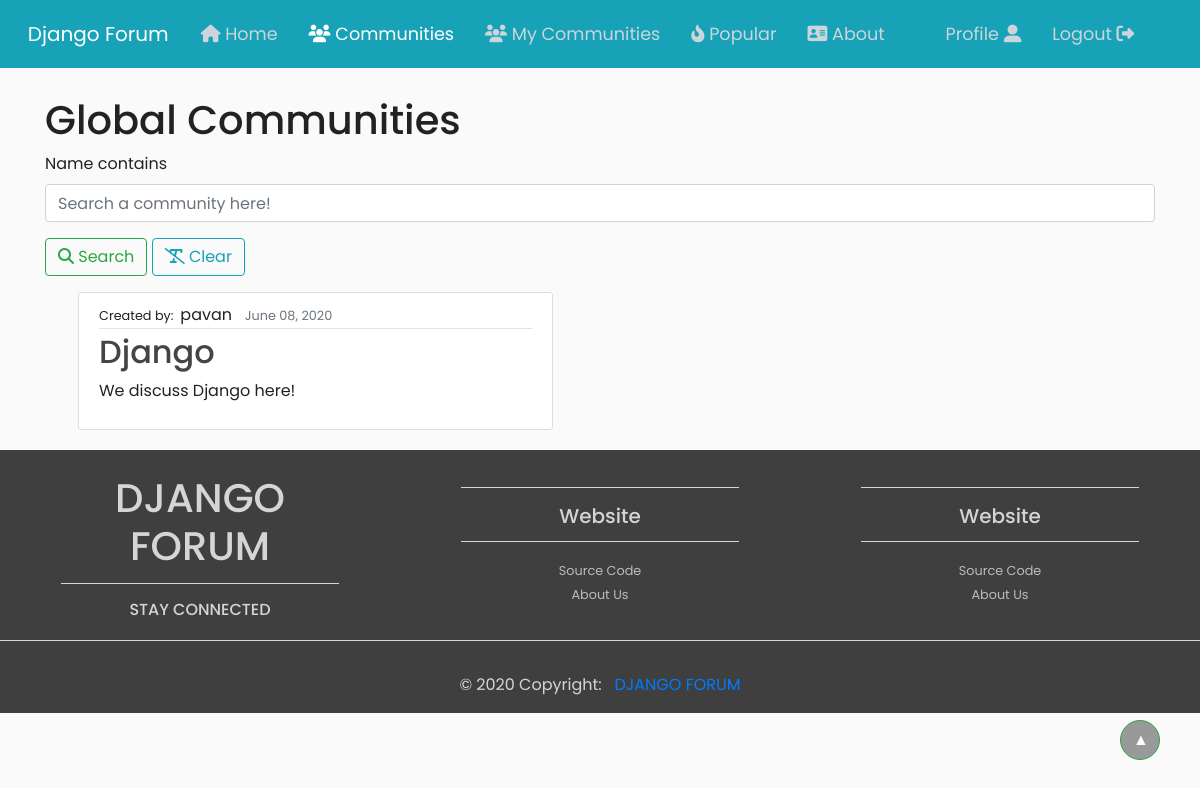
The app's page /community/ (signed in) with its own data.
### forum/models.py (models this page shows, shortened)
class Community(models.Model):
    name = models.CharField(max_length = 200, null=True, unique=True)
    desc = models.TextField()
    username = models.ForeignKey(User, verbose_name="Maker of the Community", null=True, on_delete= models.CASCADE)
    date_created = models.DateTimeField(default=timezone.now)
    date_updated = models.DateTimeField(auto_now=True)
    image = models.ImageField(default='default.jpg', upload_to='profile_pics')

### forum/views.py (the view)
# urls.py: path('community/', views.community, name='community'),
def community(request):
	communities = Community.objects.all().order_by('-date_created')
	myFilter = CommunityFilter(request.GET, queryset=communities)
	communities = myFilter.qs
	context = {'title': 'Communities', 'communities': communities, 'filter': myFilter}
	return render(request, 'forum/community.html', context)

### forum/templates/forum/community.html (shortened to what this page needs)
{% extends 'forum/base.html' %}
{% load crispy_forms_tags %}
{% block content %}
<h1>Global Communities</h1>
<form method="GET">
    <fieldset class="form-group">
        {{ filter.form|crispy }}
      	<button class="btn btn-outline-success" type="submit"><i class="fas fa-search"></i> Search</button>
      	<a class="btn btn-outline-info" href="{% url 'community' %}"><i class="fas fa-remove-format"></i> Clear</a>
    </fieldset>
 </form>
<div class="row">
{% for community in communities %}
<article class="media content-section md-5 col-xl-5 col-lg-5 ml-5">
	<div class="media-body">
		<div class="article-metadata">
			<small>Created by:&nbsp;&nbsp;</small>{{ community.username }}&nbsp;&nbsp;
			<small class="text-muted">{{ community.date_created|date:"F d, Y" }}</small>
		</div>
		<a href="{% url 'community_detail' community.id %}"><h2 class="article-title">{{ community.name }}</h2></a>
		<p class="article-content">{{ community.desc }}</p>
	</div>
</article>
{% endfor %}
</div>
{% endblock content %}

### forum/static/forum/base.css (style rules this page uses)
html, body { background: #fafafa; margin-top: 3rem; font-family: 'Poppins', sans-serif; color: #222; }
.content-section { background: #ffffff; padding: 10px 20px; border: 1px solid #dddddd; border-radius: 3px; margin-bottom: 20px; }
.article-title { color: #444444; }
.article-content { white-space: pre-line; }
.article-metadata { padding-bottom: 1px; margin-bottom: 4px; border-bottom: 1px solid #e3e3e3 }

### records on screen
Community: username "pavan", date_created "June 08, 2020", name "Django", desc "We discuss Django here!"
